Frame 1 (no input): blank canvas, image omitted
Frame 60 (the mouse pressed at the canvas centre just before this capture): blank canvas, image omitted
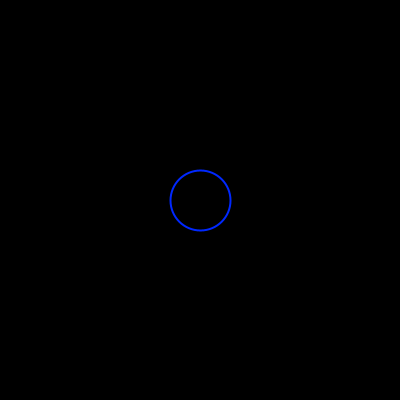
Frame 120 (the mouse held since frame 60 and released just before this capture)

The Processing sketch whose frames 1 and 60 were blank and that drew this single picture after the mouse press (run headless with seeded random() and noise(); from frame 60 on, the mouse is pressed at the canvas centre):

// Processing sketch: p5_day3_kadai01_2022531063
// ── p5_day3_kadai01_2022531063.pde
// グローバル変数
int count = 0; //星の回転に必要な数値
int useRing = 0;// 着目するリングの番号
int NumOfRing = 100;// リングの数
boolean shiftKeyPressed = false;// shiftキーを押しているか
myShape[] myShapes = new myShape[NumOfRing];// myRingという構造体の配列 myShapes
// -----
class myShape {// myShape という構造体(Class)の雛形
  float x, y, s;//　中心座標(x, y) と大きさ s
  int hue;// 色
  int shape;// 形
  boolean drawFlg;// 描くどうかのフラグ
  // 構造体と同名の関数はコンストラクタと呼ばれる
  myShape() {
    x = 0;
    y = 0;//
    s = 0;// size
    shape = 0;// 0なら円，1なら回転する星
    hue = 0;// 色相
    drawFlg = false;// 「描かない」に
  }
  // この構造体のなかで使える関数を定義
  void showContents() {// 中身を表示するための関数
    println("-----");
    println("center : ("+x+", "+y+")");
    println("size   : "+s);
    println("hue    : "+hue);
    println("drawFlg: "+drawFlg);
    println("-----");
  }
  void initShape(float mx, float my, boolean s_flg) {// 始点を決める
    // ここにプログラムを追加する
    x = mx;
    y = my;
    s = 0;
    shape = int(s_flg); //(true:1 , false:0)
    drawFlg = true;
    hue = int( random(100) );
  }
  void update() {// 構造体の情報を更新するための関数
    // ここにプログラムを追加する
    s = s +1;// サイズを増やす
    if ( s > width*1.5 ) {// サイズがウィンドウよりも十分に大きいならば
      drawFlg = false;
    }
  }
  void drawRing() {// リングを描画するための関数
    if ( drawFlg == true) {// 「描く」ならば
      stroke(hue, 100, 100);
      ellipse(x, y, s, s);
    }
  }
  void drawRotatingStar() {// 回転する星を描画するための関数
    if ( drawFlg == true) {// 「描く」ならば
      // ここにプログラムを追加する
      stroke(hue, 100, 100);
      for ( int i=0; i<5; i++) {
        //countを用いて回転させる
        float x1 = x + s/2*cos( radians(count+90+72*i) );
        float y1 = y - s/2*sin( radians(count+90+72*i) );
        float x2 = x + s/2*cos( radians(count+90+72*(i+2)) );
        float y2 = y - s/2*sin( radians(count+90+72*(i+2)) );
        stroke(hue, 100, 100);
        line(x1, y1, x2, y2);
      }
    }
  }
}
// -----
void setup() {
  size(400, 400);//
  colorMode(HSB, 100);
  noFill();// 図形を塗らない
  strokeWeight(2);// 線の太さ
  ellipseMode(CENTER);// 円の描画モード

  // 構造体を初期化
  for (int i=0; i<NumOfRing; i++) {
    myShapes[i] = new myShape();
    // println(i);
    // myShapes[i].showContents();
  }
}
// -----
void draw() {
  background( 0, 0, 0 );// colorModeはHSB

  // 構造体の情報を元に描画
  for (int i=0; i<NumOfRing; i++) {
    myShapes[i].update();
    if ( myShapes[i].shape == 0) {
      myShapes[i].drawRing();
    } else if (myShapes[i].shape == 1) {
      myShapes[i].drawRotatingStar();
    }
  }

  count = count + 1 ;
}
// -----
void mousePressed() {
  myShapes[useRing].initShape(mouseX, mouseY, shiftKeyPressed);
  useRing = (useRing + 1)%NumOfRing;
}
// -----
void keyPressed() {
  if (keyCode == SHIFT) {
    shiftKeyPressed = true;
  }
}
// -----
void keyReleased() {
  if (keyCode == SHIFT) {
    shiftKeyPressed = false;
  }
}
